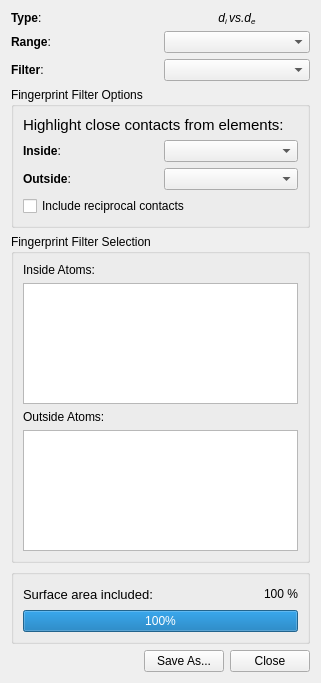
<?xml version="1.0" encoding="UTF-8"?>
<ui version="4.0">
 <class>FingerprintOptions</class>
 <widget class="QWidget" name="FingerprintOptions">
  <property name="geometry">
   <rect>
    <x>0</x>
    <y>0</y>
    <width>321</width>
    <height>683</height>
   </rect>
  </property>
  <property name="windowTitle">
   <string>Form</string>
  </property>
  <layout class="QVBoxLayout" name="verticalLayout_4">
   <item>
    <layout class="QGridLayout" name="gridLayout">
     <item row="0" column="0">
      <widget class="QLabel" name="label">
       <property name="text">
        <string>&lt;b&gt;Type&lt;/b&gt;:</string>
       </property>
      </widget>
     </item>
     <item row="0" column="1">
      <widget class="QLabel" name="divsdeLabel">
       <property name="text">
        <string>&lt;html&gt;&lt;head/&gt;&lt;body&gt;&lt;p&gt;&lt;span style=&quot; font-style:italic;&quot;&gt;d&lt;/span&gt;&lt;span style=&quot; font-style:italic; vertical-align:sub;&quot;&gt;i &lt;/span&gt;&lt;span style=&quot; font-style:italic;&quot;&gt;vs.d&lt;/span&gt;&lt;span style=&quot; font-style:italic; vertical-align:sub;&quot;&gt;e&lt;/span&gt;&lt;/p&gt;&lt;/body&gt;&lt;/html&gt;</string>
       </property>
       <property name="alignment">
        <set>Qt::AlignCenter</set>
       </property>
      </widget>
     </item>
     <item row="1" column="0">
      <widget class="QLabel" name="label_2">
       <property name="text">
        <string>&lt;html&gt;&lt;head/&gt;&lt;body&gt;&lt;p&gt;&lt;span style=&quot; font-weight:600;&quot;&gt;Range&lt;/span&gt;:&lt;/p&gt;&lt;/body&gt;&lt;/html&gt;</string>
       </property>
      </widget>
     </item>
     <item row="1" column="1">
      <widget class="QComboBox" name="plotRangeComboBox"/>
     </item>
     <item row="2" column="1">
      <widget class="QComboBox" name="filterComboBox"/>
     </item>
     <item row="2" column="0">
      <widget class="QLabel" name="label_3">
       <property name="text">
        <string>&lt;html&gt;&lt;head/&gt;&lt;body&gt;&lt;p&gt;&lt;span style=&quot; font-weight:600;&quot;&gt;Filter&lt;/span&gt;:&lt;/p&gt;&lt;/body&gt;&lt;/html&gt;</string>
       </property>
      </widget>
     </item>
    </layout>
   </item>
   <item>
    <widget class="QGroupBox" name="elementFilterOptionsBox">
     <property name="title">
      <string>Fingerprint Filter Options</string>
     </property>
     <layout class="QVBoxLayout" name="verticalLayout_2">
      <item>
       <widget class="QLabel" name="highlightElementLabel">
        <property name="font">
         <font>
          <pointsize>11</pointsize>
          <weight>50</weight>
          <bold>false</bold>
         </font>
        </property>
        <property name="text">
         <string>Highlight close contacts from elements:</string>
        </property>
       </widget>
      </item>
      <item>
       <layout class="QHBoxLayout" name="horizontalLayout_2">
        <item>
         <widget class="QLabel" name="inElementLabel">
          <property name="text">
           <string>&lt;html&gt;&lt;head/&gt;&lt;body&gt;&lt;p&gt;&lt;span style=&quot; font-weight:600;&quot;&gt;Inside&lt;/span&gt;:&lt;/p&gt;&lt;/body&gt;&lt;/html&gt;</string>
          </property>
         </widget>
        </item>
        <item>
         <widget class="QComboBox" name="inElementComboBox"/>
        </item>
       </layout>
      </item>
      <item>
       <layout class="QHBoxLayout" name="horizontalLayout_3">
        <item>
         <widget class="QLabel" name="outElementLabel">
          <property name="text">
           <string>&lt;html&gt;&lt;head/&gt;&lt;body&gt;&lt;p&gt;&lt;span style=&quot; font-weight:600;&quot;&gt;Outside&lt;/span&gt;:&lt;/p&gt;&lt;/body&gt;&lt;/html&gt;</string>
          </property>
         </widget>
        </item>
        <item>
         <widget class="QComboBox" name="outElementComboBox"/>
        </item>
       </layout>
      </item>
      <item>
       <widget class="QCheckBox" name="incRecipContactsCheckBox">
        <property name="text">
         <string>Include reciprocal contacts</string>
        </property>
       </widget>
      </item>
     </layout>
    </widget>
   </item>
   <item>
    <widget class="QGroupBox" name="selectionFilterBox">
     <property name="title">
      <string>Fingerprint Filter Selection</string>
     </property>
     <layout class="QVBoxLayout" name="verticalLayout_3">
      <item>
       <widget class="QLabel" name="insideAtomLabel">
        <property name="text">
         <string>Inside Atoms:</string>
        </property>
       </widget>
      </item>
      <item>
       <widget class="QTextBrowser" name="insideAtomsTextBrowser"/>
      </item>
      <item>
       <widget class="QLabel" name="outsideAtomLabel">
        <property name="text">
         <string>Outside Atoms:</string>
        </property>
       </widget>
      </item>
      <item>
       <widget class="QTextBrowser" name="outsideAtomsTextBrowser"/>
      </item>
     </layout>
    </widget>
   </item>
   <item>
    <spacer name="verticalSpacer">
     <property name="orientation">
      <enum>Qt::Vertical</enum>
     </property>
     <property name="sizeHint" stdset="0">
      <size>
       <width>20</width>
       <height>40</height>
      </size>
     </property>
    </spacer>
   </item>
   <item>
    <widget class="QGroupBox" name="filterResultsBox">
     <property name="title">
      <string/>
     </property>
     <layout class="QVBoxLayout" name="verticalLayout">
      <item>
       <layout class="QHBoxLayout" name="surfaceAreaHorizontalLayout">
        <item>
         <widget class="QLabel" name="surfaceAreaHeaderLabel">
          <property name="font">
           <font>
            <pointsize>10</pointsize>
           </font>
          </property>
          <property name="text">
           <string>Surface area included:</string>
          </property>
         </widget>
        </item>
        <item>
         <spacer name="horizontalSpacer_2">
          <property name="orientation">
           <enum>Qt::Horizontal</enum>
          </property>
          <property name="sizeHint" stdset="0">
           <size>
            <width>40</width>
            <height>20</height>
           </size>
          </property>
         </spacer>
        </item>
        <item>
         <widget class="QLabel" name="surfaceAreaLabel">
          <property name="text">
           <string>100 %</string>
          </property>
         </widget>
        </item>
       </layout>
      </item>
      <item>
       <widget class="QProgressBar" name="surfaceAreaProgressBar">
        <property name="value">
         <number>100</number>
        </property>
       </widget>
      </item>
     </layout>
    </widget>
   </item>
   <item>
    <layout class="QHBoxLayout" name="horizontalLayout">
     <item>
      <spacer name="horizontalSpacer">
       <property name="orientation">
        <enum>Qt::Horizontal</enum>
       </property>
       <property name="sizeHint" stdset="0">
        <size>
         <width>40</width>
         <height>20</height>
        </size>
       </property>
      </spacer>
     </item>
     <item>
      <widget class="QPushButton" name="saveAsPushButton">
       <property name="text">
        <string>Save As...</string>
       </property>
      </widget>
     </item>
     <item>
      <widget class="QPushButton" name="closeButton">
       <property name="text">
        <string>Close</string>
       </property>
      </widget>
     </item>
    </layout>
   </item>
  </layout>
 </widget>
 <resources/>
 <connections/>
</ui>
